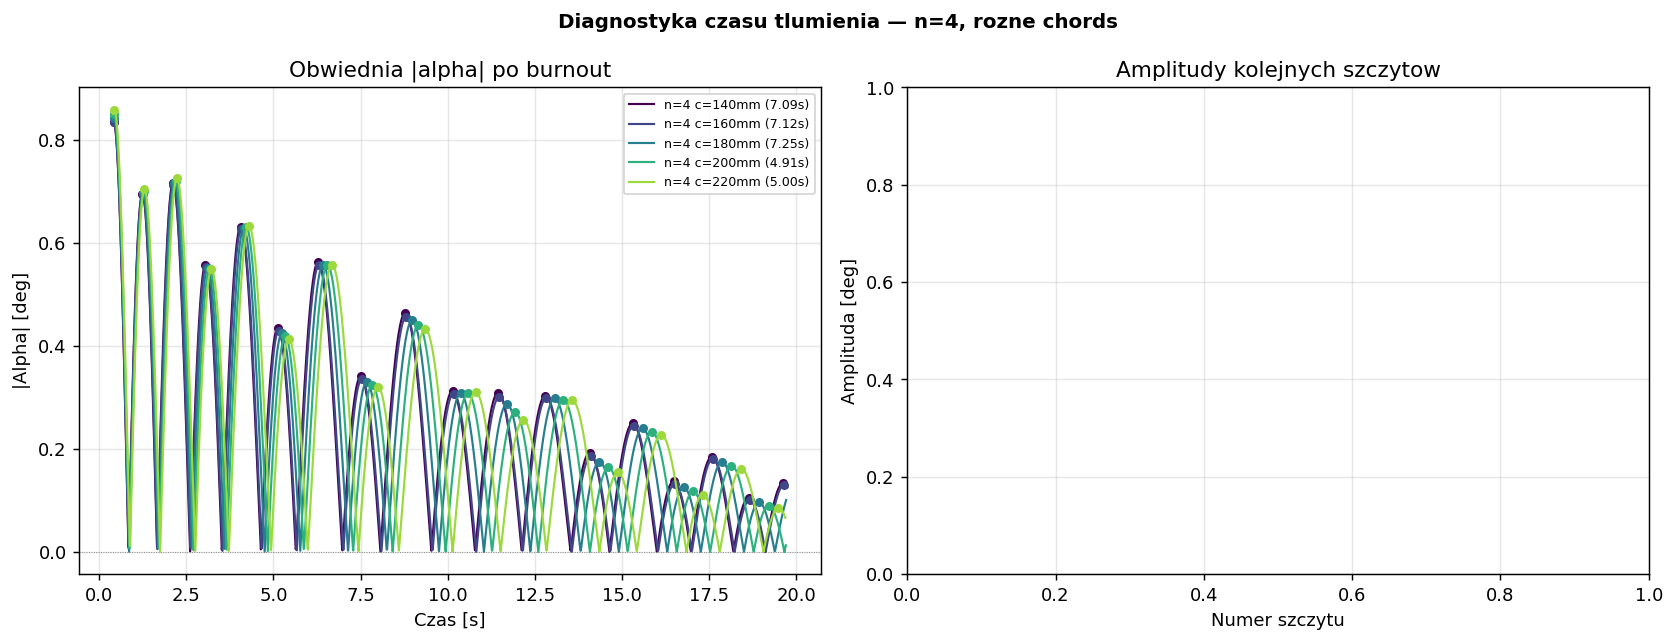

Python code for this plot:
"""
debug_damp2.py — diagnostyka czasu tlumienia dla n=4, chord=160 vs 200
Uruchom z katalogu FlightSim: python debug_damp2.py
"""
import sys, numpy as np, matplotlib.pyplot as plt
from pathlib import Path
sys.path.insert(0, str(Path(__file__).parent))

from aero import get_aero_model
from datcom_io.config_reader import load_config
from datcom_io.rocket_builder import build_mass_model, build_propulsion, build_geometry, build_initial_state
from models.atmosphere import create_atmosphere
from models.gravity import create_gravity
from forces.force_model6 import ForceModel6DOF
from core.solver6 import run_simulation_6dof
from geo.geographic import GeoModule, MissionConfig
from scipy.signal import find_peaks
import tempfile, os, yaml, shutil

CASE_NAME = "rocket_36mm_malarakieta_base"
CONFIGS = [
    {"chord": 0.140, "count": 4, "label": "n=4 c=140mm"},
    {"chord": 0.160, "count": 4, "label": "n=4 c=160mm"},
    {"chord": 0.180, "count": 4, "label": "n=4 c=180mm"},
    {"chord": 0.200, "count": 4, "label": "n=4 c=200mm"},
    {"chord": 0.220, "count": 4, "label": "n=4 c=220mm"},
]
COLORS = plt.cm.viridis(np.linspace(0, 0.85, len(CONFIGS)))

mission = MissionConfig.from_yaml("missions/mission_01.yaml")
geo     = GeoModule(mission)

fig, axes = plt.subplots(1, 2, figsize=(13, 5))
fig.suptitle("Diagnostyka czasu tlumienia — n=4, rozne chords",
             fontsize=11, fontweight="bold")

for cfg_d, clr in zip(CONFIGS, COLORS):
    # Zbuduj tymczasowy YAML
    with open(f"configurations/{CASE_NAME}.yaml",
              encoding='utf-8', errors='replace') as f:
        raw = yaml.safe_load(f.read())
    L = float(raw["body"]["length"])
    chord = cfg_d["chord"]
    for fin in raw.get("fins", []):
        fin["root_chord"] = chord
        fin["tip_chord"]  = chord
        fin["count"]      = cfg_d["count"]
        fin["position"]   = round(L - chord, 5)
        fin["cant_angle"] = 0.0
    case_tag = f"{CASE_NAME}_n{cfg_d['count']}_c{int(chord*1000)}"
    shutil.copy(f"configurations/{CASE_NAME}.yaml",
                f"configurations/{case_tag}.yaml")
    with open(f"configurations/{case_tag}.yaml", "w") as f:
        yaml.dump(raw, f)

    aero = get_aero_model(case_tag, method="missile_datcom", force_rerun=False)
    cfg  = load_config(f"configurations/{case_tag}.yaml")
    os.unlink(f"configurations/{case_tag}.yaml")

    mass = build_mass_model(cfg)
    geom = build_geometry(cfg)
    geom.xcp = float(aero.xcp_table[len(aero.alpha_table)//2, 0])
    initial  = build_initial_state(mission)

    fm = ForceModel6DOF(
        atmosphere=create_atmosphere("ISA"),
        mass_model=mass, aero_model=aero,
        gravity=create_gravity("constant"),
        geometry=geom, propulsion=build_propulsion(cfg),
    )
    result = run_simulation_6dof(fm, initial, t_max=60., z_ground=0.,
                                 max_step=0.02, rtol=1e-5, atol=1e-7)

    tp = cfg.propulsion.thrust_profile
    t_burn = float(max(t for t, f in tp if f > 0.0))
    alpha_abs = np.abs(np.degrees(result.alpha))
    t_arr     = result.t
    idx_start = int(np.searchsorted(t_arr, t_burn + 0.1))
    alpha_post = alpha_abs[idx_start:]
    t_post     = t_arr[idx_start:]

    peaks_rel, _ = find_peaks(alpha_post, height=0.05)
    damp_time = float('nan')
    if len(peaks_rel) >= 2:
        A1 = alpha_post[peaks_rel[0]]
        t1 = t_post[peaks_rel[0]]
        for pk in peaks_rel[1:]:
            if alpha_post[pk] <= 0.5 * A1:
                damp_time = t_post[pk] - t1
                break

    print(f"{cfg_d['label']}: damp_time={damp_time:.3f}s  "
          f"A1={alpha_post[peaks_rel[0]]:.3f}°  "
          f"n_peaks={len(peaks_rel)}")

    axes[0].plot(t_post, alpha_post, color=clr, lw=1.2,
                 label=f"{cfg_d['label']} ({damp_time:.2f}s)")
    if len(peaks_rel) > 0:
        axes[0].plot(t_post[peaks_rel], alpha_post[peaks_rel],
                     'o', color=clr, ms=4)

axes[0].axhline(0, color='gray', lw=0.5, ls=':')
axes[0].set_xlabel("Czas [s]"); axes[0].set_ylabel("|Alpha| [deg]")
axes[0].set_title("Obwiednia |alpha| po burnout")
axes[0].legend(fontsize=7); axes[0].grid(alpha=0.3)

# Wykres obwiedni (laczace szczyty)
for cfg_d, clr in zip(CONFIGS, COLORS):
    axes[1].set_xlabel("Numer szczytu")
    axes[1].set_ylabel("Amplituda [deg]")
    axes[1].set_title("Amplitudy kolejnych szczytow")
axes[1].grid(alpha=0.3)

plt.tight_layout()
plt.savefig("debug_damp2.png", dpi=130, bbox_inches="tight")
plt.close()
print("Zapisano: debug_damp2.png")
